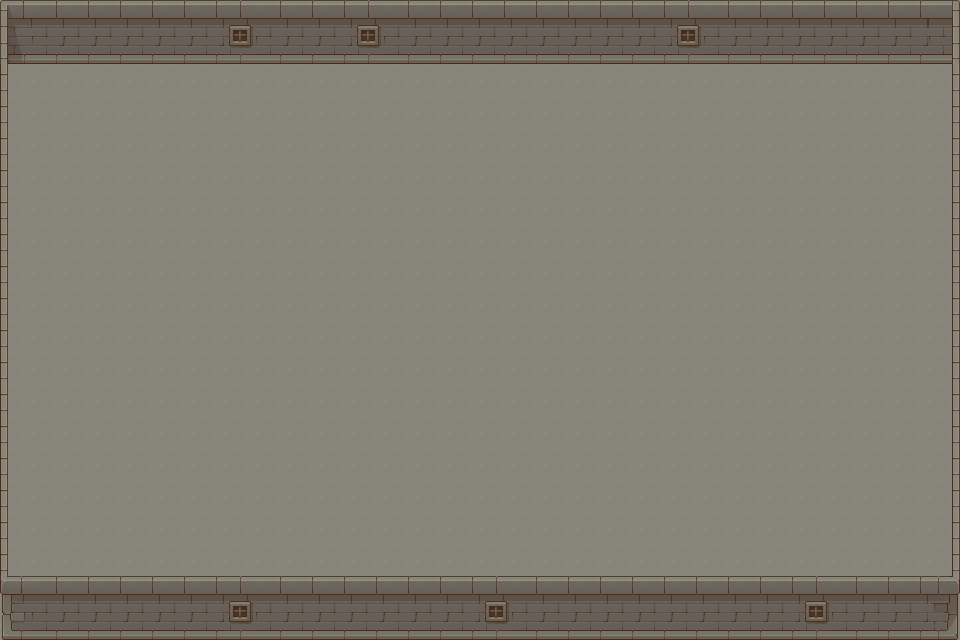

A level layout from a 2D game, rendered from its tile map. Below: a short description, then the map file with its tile-grid data intact:
An orthogonal 30x20 tile map with 32x32 px tiles, 2 tile layers (Floor , Wall), 2 tilesets.

<map version="1.10" tiledversion="1.10.2" orientation="orthogonal" renderorder="right-down" width="30" height="20" tilewidth="32" tileheight="32" infinite="0" nextlayerid="8" nextobjectid="1">
 <tileset firstgid="1" source="TileSet/Stone Ground Tileset.tsx" />
 <tileset firstgid="155" source="TileSet/Wall Tileset.tsx" />
 <layer id="5" name="Floor " width="30" height="20">
  <properties>
   <property name="unity:sortingLayer" value="Floor" />
  </properties>
  <data encoding="csv">
16,16,16,16,16,16,16,16,16,16,16,16,16,16,16,16,16,16,16,16,16,16,16,16,16,16,16,16,16,16,
16,16,16,16,16,16,16,16,16,16,16,16,16,16,16,16,16,16,16,16,16,16,16,16,16,16,16,16,16,16,
16,16,16,16,16,16,16,16,16,16,16,16,16,16,16,16,16,16,16,16,16,16,16,16,16,16,16,16,16,16,
16,16,16,16,16,16,16,16,16,16,16,16,16,16,16,16,16,16,16,16,16,16,16,16,16,16,16,16,16,16,
16,16,16,16,16,16,16,16,16,16,16,16,16,16,16,16,16,16,16,16,16,16,16,16,16,16,16,16,16,16,
16,16,16,16,16,16,16,16,16,16,16,16,16,16,16,16,16,16,16,16,16,16,16,16,16,16,16,16,16,16,
16,16,16,16,16,16,16,16,16,16,16,16,16,16,16,16,16,16,16,16,16,16,16,16,16,16,16,16,16,16,
16,16,16,16,16,16,16,16,16,16,16,16,16,16,16,16,16,16,16,16,16,16,16,16,16,16,16,16,16,16,
16,16,16,16,16,16,16,16,16,16,16,16,16,16,16,16,16,16,16,16,16,16,16,16,16,16,16,16,16,16,
16,16,16,16,16,16,16,16,16,16,16,16,16,16,16,16,16,16,16,16,16,16,16,16,16,16,16,16,16,16,
16,16,16,16,16,16,16,16,16,16,16,16,16,16,16,16,16,16,16,16,16,16,16,16,16,16,16,16,16,16,
16,16,16,16,16,16,16,16,16,16,16,16,16,16,16,16,16,16,16,16,16,16,16,16,16,16,16,16,16,16,
16,16,16,16,16,16,16,16,16,16,16,16,16,16,16,16,16,16,16,16,16,16,16,16,16,16,16,16,16,16,
16,16,16,16,16,16,16,16,16,16,16,16,16,16,16,16,16,16,16,16,16,16,16,16,16,16,16,16,16,16,
16,16,16,16,16,16,16,16,16,16,16,16,16,16,16,16,16,16,16,16,16,16,16,16,16,16,16,16,16,16,
16,16,16,16,16,16,16,16,16,16,16,16,16,16,16,16,16,16,16,16,16,16,16,16,16,16,16,16,16,16,
16,16,16,16,16,16,16,16,16,16,16,16,16,16,16,16,16,16,16,16,16,16,16,16,16,16,16,16,16,16,
16,16,16,16,16,16,16,16,16,16,16,16,16,16,16,16,16,16,16,16,16,16,16,16,16,16,16,16,16,16,
16,16,16,16,16,16,16,16,16,16,16,16,16,16,16,16,16,16,16,16,16,16,16,16,16,16,16,16,16,16,
16,16,16,16,16,16,16,16,16,16,16,16,16,16,16,16,16,16,16,16,16,16,16,16,16,16,16,16,16,16
</data>
 </layer>
 <layer id="4" name="Wall" width="30" height="20">
  <properties>
   <property name="unity:sortingLayer" value="Walls" />
  </properties>
  <data encoding="csv">
159,160,160,160,160,160,160,223,160,160,160,223,160,160,160,160,160,160,160,160,160,223,160,160,160,160,160,160,160,162,
179,180,180,180,180,180,180,243,180,180,180,243,180,180,180,180,180,180,180,180,180,243,180,180,180,180,180,180,180,182,
199,0,0,0,0,0,0,0,0,0,0,0,0,0,0,0,0,0,0,0,0,0,0,0,0,0,0,0,0,202,
199,0,0,0,0,0,0,0,0,0,0,0,0,0,0,0,0,0,0,0,0,0,0,0,0,0,0,0,0,202,
199,0,0,0,0,0,0,0,0,0,0,0,0,0,0,0,0,0,0,0,0,0,0,0,0,0,0,0,0,202,
199,0,0,0,0,0,0,0,0,0,0,0,0,0,0,0,0,0,0,0,0,0,0,0,0,0,0,0,0,202,
199,0,0,0,0,0,0,0,0,0,0,0,0,0,0,0,0,0,0,0,0,0,0,0,0,0,0,0,0,202,
199,0,0,0,0,0,0,0,0,0,0,0,0,0,0,0,0,0,0,0,0,0,0,0,0,0,0,0,0,202,
199,0,0,0,0,0,0,0,0,0,0,0,0,0,0,0,0,0,0,0,0,0,0,0,0,0,0,0,0,202,
199,0,0,0,0,0,0,0,0,0,0,0,0,0,0,0,0,0,0,0,0,0,0,0,0,0,0,0,0,202,
199,0,0,0,0,0,0,0,0,0,0,0,0,0,0,0,0,0,0,0,0,0,0,0,0,0,0,0,0,202,
199,0,0,0,0,0,0,0,0,0,0,0,0,0,0,0,0,0,0,0,0,0,0,0,0,0,0,0,0,202,
199,0,0,0,0,0,0,0,0,0,0,0,0,0,0,0,0,0,0,0,0,0,0,0,0,0,0,0,0,202,
199,0,0,0,0,0,0,0,0,0,0,0,0,0,0,0,0,0,0,0,0,0,0,0,0,0,0,0,0,202,
199,0,0,0,0,0,0,0,0,0,0,0,0,0,0,0,0,0,0,0,0,0,0,0,0,0,0,0,0,202,
199,0,0,0,0,0,0,0,0,0,0,0,0,0,0,0,0,0,0,0,0,0,0,0,0,0,0,0,0,202,
199,0,0,0,0,0,0,0,0,0,0,0,0,0,0,0,0,0,0,0,0,0,0,0,0,0,0,0,0,202,
199,0,0,0,0,0,0,0,0,0,0,0,0,0,0,0,0,0,0,0,0,0,0,0,0,0,0,0,0,202,
184,160,160,160,160,160,160,223,160,160,160,160,160,160,160,223,160,160,160,160,160,160,160,160,160,223,160,160,160,185,
204,180,180,180,180,180,180,243,180,180,180,180,180,180,180,243,180,180,180,180,180,180,180,180,180,243,180,180,180,205
</data>
 </layer>
</map>